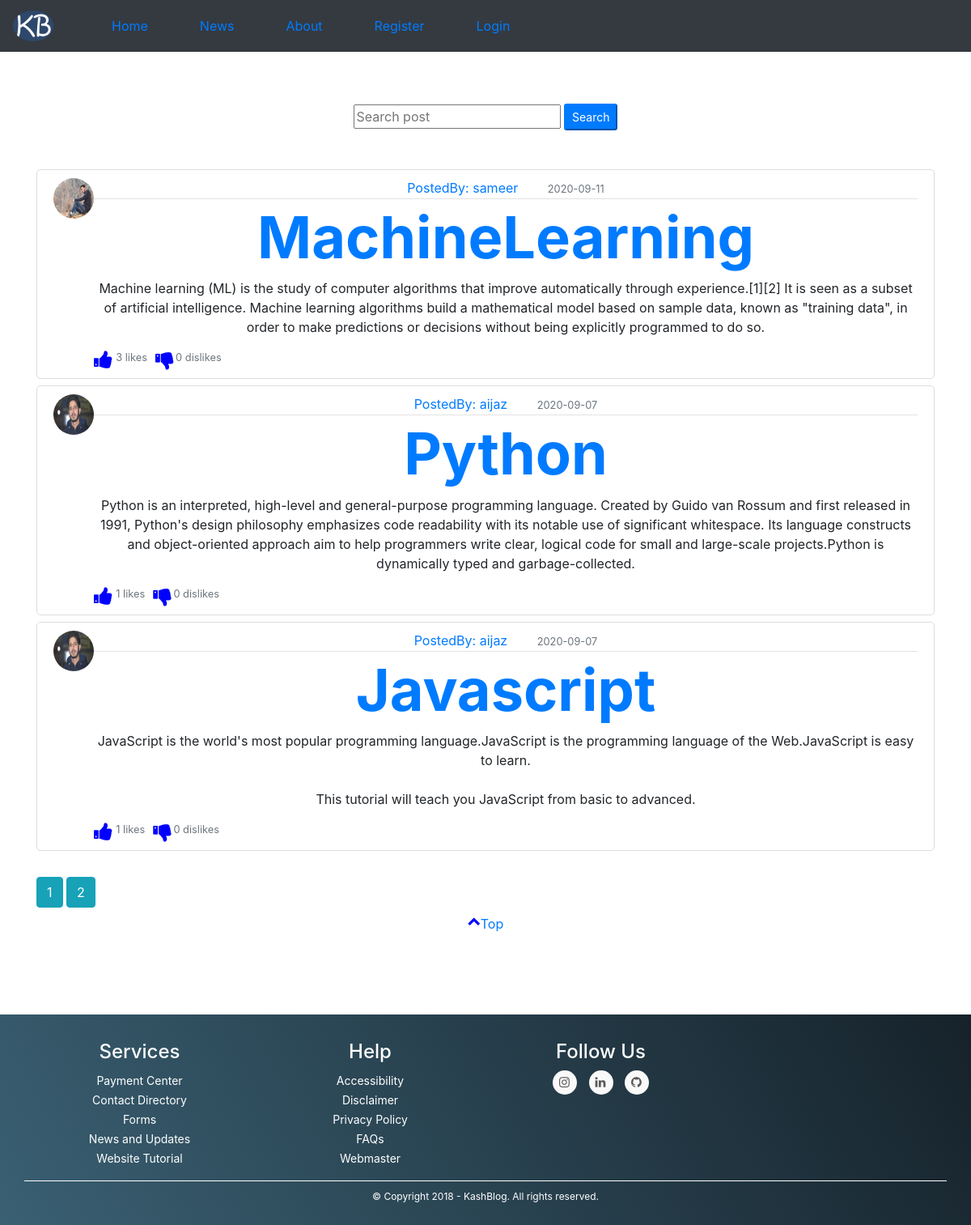
The page /home on the database its author committed.
### Main/models.py (models this page shows, shortened)
class Post(db.Model):
	__searchable__ = ['title']
	id = db.Column(db.Integer,primary_key=True)
	title = db.Column(db.String(120),nullable=False)
	content = db.Column(db.Text,nullable=False)
	date_posted = db.Column(db.DateTime,nullable=False,default=datetime.utcnow)
	user_id = db.Column(db.Integer,db.ForeignKey('user.id'),nullable=False)
	likes = db.relationship('PostLike',backref='post',lazy='dynamic')
	dislikes = db.relationship('PostDisLike',backref='post',lazy='dynamic')

class User(db.Model,UserMixin):
	id = db.Column(db.Integer,primary_key=True)
	username = db.Column(db.String(20),unique=True, nullable= False)
	email = db.Column(db.String(120),unique=True,nullable=False)
	image_file = db.Column(db.String(20),nullable=False,default= 'default.jpg')
	password = db.Column(db.String(30),nullable=False)
	posts = db.relationship('Post',backref='author',lazy=True)
	liked = db.relationship('PostLike',foreign_keys='PostLike.user_id',backref='user',lazy='dynamic')
	disliked = db.relationship('PostDisLike',foreign_keys='PostDisLike.user_id', backref='user', lazy='dynamic')

### Main/index/routes.py (the view)
@index.route('/')
@index.route('/home')
def home():
	page = request.args.get('page',1,type=int)
	posts = Post.query.order_by(Post.date_posted.desc()).paginate(page=page,per_page=3)
	return render_template('home.html',posts = posts)

### Main/templates/home.html
{%extends "layout.html"%}
{%block content%}
	<div class="search-container mt-3 mb-5 ">
    	<form method="GET" action="search">
      		<input type="text" placeholder="Search post" name="query" id="query">
      		<button type="submit" class="btn-primary btn-sm mt-3">Search</button>
    	</form>
  </div>
	{%for post in posts.items%}
		<article class="media content-section mb-2">
			<img class="rounded-circle article-img center" src="{{url_for('static',filename='Profile-pics/'+post.author.image_file)}}">
			<div class="media-body">
				<div class="article-metadata">
					<a href="{{url_for('users.user_posts',username=post.author.username)}}">PostedBy: {{post.author.username}}</a>
					<small class="text-muted">{{post.date_posted.strftime('%Y-%m-%d')}}</small>
				</div>
				<h2><a href="{{url_for('posts.post',post_id=post.id)}}" class="article-title" style="font-size: 6vw;
				font-weight: bold;">{{post.title}}</a></h2>
				<p class="article-content">{{post.content}}</p>
				<div class="inline">
					{%if current_user.is_authenticated and current_user.has_liked_post(post)%}
						<a href="{{url_for('index.reaction',post_id=post.id, action='dislike')}}" class="fa fa-thumbs-up" title="like" style="font-size: 25px;
						text-decoration: none;" ></a>
					{%else%}
						<a href="{{url_for('index.reaction',post_id=post.id,action = 'like' )}}" class="fa fa-thumbs-up" title="like" style="font-size: 25px;
						text-decoration: none;"></a>
					{%endif%}
				</div>
				<small class="text-muted  ml-1" style="float: left; margin-right: 10px;">{{post.likes.count()}} likes</small>
				<div class="inline ">
					{%if current_user.is_authenticated and current_user.has_disliked_post(post)%}
						<a href="{{url_for('index.Dislike',post_id=post.id, action='Undislike')}}" class="fa fa-thumbs-down" title="Dislike" style="font-size: 25px;
						text-decoration: none;" ></a>
					{%else%}
						<a href="{{url_for('index.Dislike',post_id=post.id,action = 'dislike' )}}" class="fa fa-thumbs-down" title="Dislike" style="font-size: 25px;
						text-decoration: none;"></a>
					{%endif%}
				</div>
				<small class="text-muted " style="float: left;
				margin-left: 2px;">{{post.dislikes.count()}} dislikes</small>
			</div>
		</article>
	{%endfor%}
	{%for page_num in posts.iter_pages(left_edge=1,right_edge=1,left_current=1,right_current=2)%}
		{%if page_num%}
			{%if posts.page == page_num%}
				<a class="btn btn-info mt-4" href="{{url_for('index.home',page=page_num)}}">{{page_num}}</a>
			{%else%}
				<a class="btn btn-info mt-4" href="{{url_for('index.home',page=page_num)}}">{{page_num}}</a>
			{%endif%}
		{%else%}
			...
		{%endif%}
	{%endfor%}
	<div  class="d-flex justify-content-center mt-2">
		<a href="#top" ><i class=" fa fa-chevron-up"></i>Top</a>
	</div>
{%endblock content%}

### Main/templates/layout.html (shortened to what this page needs)
<!DOCTYPE html>
<html lang="en">
<head>
  	<link rel="stylesheet" type="text/css" href="{{url_for('static',filename='main.css')}}">
  	<link rel="stylesheet" href="https://maxcdn.bootstrapcdn.com/bootstrap/4.4.1/css/bootstrap.min.css">
  	<link href="https://maxcdn.bootstrapcdn.com/font-awesome/4.7.0/css/font-awesome.min.css" rel="stylesheet" >
</head>
<body>
	<div class="navbar navbar-expand-md  bg-dark">
		<a class="navbar-brand" href="#"><img class="rounded-circle" src="{{url_for('static',filename='logo.jpg')}}" style="width: 50px"></a>
		<ul class="navbar-nav">
			<li class="nav-item">
				<a class="nav-link" href="{{url_for('index.home')}}">Home</a>
			</li>
			<li class="nav-item ">
				<a class="nav-link" href="{{url_for('index.articles')}}">News</a>
			</li>
			<li class="nav-item ">
				<a class="nav-link" href="{{url_for('index.about')}}">About</a>
			</li>
			{%if current_user.is_authenticated%}
				<li class="nav-item">
					<a class="nav-link" href="{{url_for('posts.NewPost')}}">NewPost</a>
				</li>
				<li class="nav-item float-left">
					<a class="nav-link" href="{{url_for('users.account')}}">Account</a>
				</li>
				<li class="nav-item">
					<a class="nav-link" href="{{url_for('users.logout')}}">Logout</a>
				</li>
			{%else%}
				<li class="nav-item">
					<a class="nav-link" href="{{url_for('users.register')}}">Register</a>
				</li>
				<li class="nav-item">
					<a class="nav-link" href="{{url_for('users.login')}}">Login</a>
				</li>
			{%endif%}
		</ul>
	</div>
	<div class="container mt-5">
		{%block content%}
		{%endblock content%}
	</div>
	<footer class="mainfooter" role="contentinfo">
	  <div class="footer-middle">
	  <div class="container">
	    <div class="row text-center">
	      <div class="col-md-3 col-sm-6">
		        <div class="footer-pad">
		          <h4>Services</h4>
		          <ul class="list-unstyled">
			            <li><a href="#">Payment Center</a></li>
			            <li><a href="#">Contact Directory</a></li>
			            <li><a href="#">Forms</a></li>
			            <li><a href="#">News and Updates</a></li>
			            <li><a href="#">Website Tutorial</a></li>
		          </ul>
		        </div>
	    	</div>
	      	<div class="col-md-3 col-sm-6">
		        <div class="footer-pad">
		          <h4>Help</h4>
		          <ul class="list-unstyled">
			            <li><a href="#">Accessibility</a></li>
			            <li><a href="#">Disclaimer</a></li>
			            <li><a href="#">Privacy Policy</a></li>
			            <li><a href="#">FAQs</a></li>
			            <li><a href="#">Webmaster</a></li>
		          </ul>
		        </div>
	      	</div>
    	<div class="col-md-3 mb-3 ">
    		<h4>Follow Us</h4>
            <ul class="social-network social-circle">
	             <li><a href="https://www.instagram.com/destinysam11" class="icoInstagram" title="Instagram"><i class="fa fa-instagram"></i></a></li>
	             <li><a href="https://www.linkedin.com/in/destiny-sam-a83485156"
 				class="icoLinkedin" title="Linkedin"><i class="fa fa-linkedin"></i></a></li>
		     	<li><a href="https://www.github.com/destinysam" class="icoGithub" title="Github"><i class="fa fa-github"></i></a></li>
            </ul>
		</div>
    </div>
	<div class="row">
		<div class="col-md-12 copy">
			<p class="text-center">&copy; Copyright 2018 - KashBlog.  All rights reserved.</p>
		</div>
	</div>
  </div>
  </div>
</footer>
</body>
</html>

### Main/static/main.css (style rules this page uses)
body { font-family: 'Lato', sans-serif; }
.nav-item { margin-left: 3rem; }
.content-section { text-align: center; background-color: #ffff; padding: 10px 20px; border: 1px solid #dddddd; border-radius: 5px; }
.article-img { height: 50px; width: 50px; }
.article-metadata { padding-bottom: 1px; margin-bottom: 4px; border-bottom: 1px solid #e3e3e3 }
.media { text-align: center; }
.article-content { white-space: pre-line; }
.text-muted { margin-left: 2rem; }
.search-container { float: none; text-align: center; }
.fa { border: none; background: none; font-size: 24px; float: left; color: blue; }
footer { background: #16222A; background: -webkit-linear-gradient(59deg, #3A6073, #16222A); background: linear-gradient(59deg, #3A6073, #16222A); color: white; margin-top: 100px; }
footer a { color: #fff; font-size: 14px; transition-duration: 0.2s; }
.copy { font-size: 12px; padding: 10px; border-top: 1px solid #FFFFFF; }
.footer-middle { padding-top: 2em; color: white; }
ul.social-network { list-style: none; display: inline; margin-left:auto; !important; padding: 0; }
ul.social-network li { display: inline; margin: 0 5px; }
.social-circle li a { display: inline-block; position: relative; margin: 0 auto 0 auto; -moz-border-radius: 50%; -webkit-border-radius: 50%; border-radius: 50%; text-align: center; width: 30px; height: 30px; font-size: 15px; }
.social-circle li i { margin: 0 0 0 8px; line-height: 30px; text-align: center; }
.social-circle i { color: #595959; -webkit-transition: all 0.8s; -moz-transition: all 0.8s; -o-transition: all 0.8s; -ms-transition: all 0.8s; transition: all 0.8s; }
.social-network a { background-color: #F9F9F9; }

### rows shown on the page
Post: image_file (picture), author.username "sameer", date_posted "2020-09-11", title "MachineLearning", content "Machine learning (ML) is the study of computer algorithms that improve automatically through experience.[1][2] It is seen as a subset of artificial intelligence. Machine learning algorithms build a mathematical model based on sample data, known as \"training data\", in order to make predictions or decisions without being explicitly programmed to do so.", likes.count "3", dislikes.count "0"
Post: image_file (picture), author.username "aijaz", date_posted "2020-09-07", title "Python", content "Python is an interpreted, high-level and general-purpose programming language. Created by Guido van Rossum and first released in 1991, Python's design philosophy emphasizes code readability with its notable use of significant whitespace. Its language constructs and object-oriented approach aim to help programmers write clear, logical code for small and large-scale projects.Python is dynamically typed and garbage-collected.", likes.count "1", dislikes.count "0"
Post: image_file (picture), author.username "aijaz", date_posted "2020-09-07", title "Javascript", content "JavaScript is the world's most popular programming language.JavaScript is the programming language of the Web.JavaScript is easy to learn. This tutorial will teach you JavaScript from basic to advanced.", likes.count "1", dislikes.count "0"

### other values the page prints
{{ page_num }} "1"
{{ page_num }} "2"
